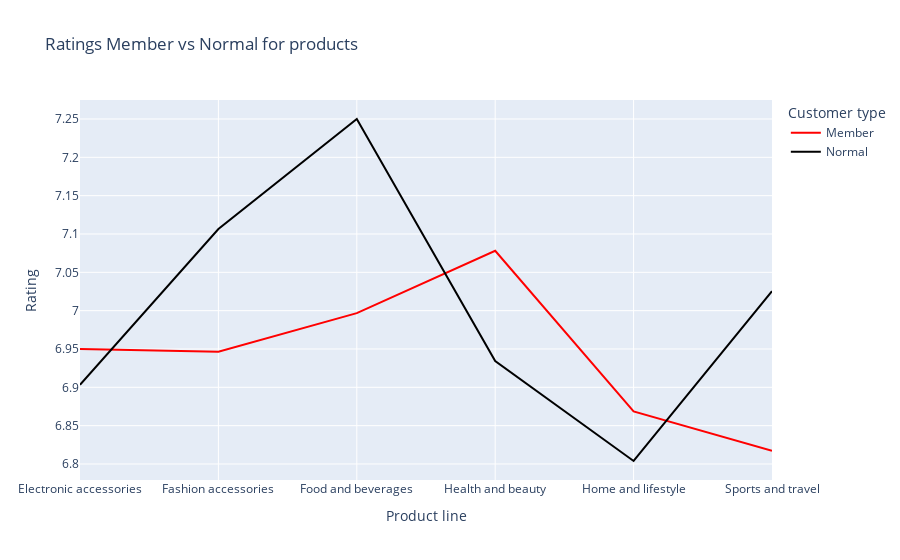

This figure's notebook cell:
### Code cell
#line chart for Ratings Member vs Normal for products
rate_graph=px.line(rate_memeber,x='Product line',y='Rating',color='Customer type',color_discrete_map=color_discrete_map,
                   title='Ratings Member vs Normal for products')
rate_graph.show()

### Figure 1 — Plotly figure (JSON) as saved in the notebook; plotly's stock layout.template omitted (floating-point values rounded to 4 significant figures)
{"data": [{"hovertemplate": "Customer type=Member<br>Product line=%{x}<br>Rating=%{y}<extra></extra>", "legendgroup": "Member", "line": {"color": "red", "dash": "solid"}, "mode": "lines", "name": "Member", "orientation": "v", "showlegend": true, "type": "scatter", "x": ["Electronic accessories", "Fashion accessories", "Food and beverages", "Health and beauty", "Home and lifestyle", "Sports and travel"], "xaxis": "x", "y": [6.95, 6.947, 6.997, 7.078, 6.869, 6.817], "yaxis": "y"}, {"hovertemplate": "Customer type=Normal<br>Product line=%{x}<br>Rating=%{y}<extra></extra>", "legendgroup": "Normal", "line": {"color": "Black", "dash": "solid"}, "mode": "lines", "name": "Normal", "orientation": "v", "showlegend": true, "type": "scatter", "x": ["Electronic accessories", "Fashion accessories", "Food and beverages", "Health and beauty", "Home and lifestyle", "Sports and travel"], "xaxis": "x", "y": [6.903, 7.107, 7.25, 6.934, 6.804, 7.025], "yaxis": "y"}], "layout": {"legend": {"title": {"text": "Customer type"}, "tracegroupgap": 0}, "title": {"text": "Ratings Member vs Normal for products"}, "xaxis": {"anchor": "y", "domain": [0, 1], "title": {"text": "Product line"}}, "yaxis": {"anchor": "x", "domain": [0, 1], "title": {"text": "Rating"}}}}
